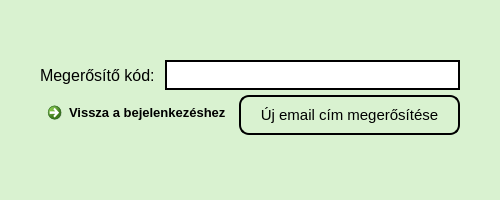
<?xml version="1.0" encoding="UTF-8"?>
<ui version="4.0">
 <class>new_email_form</class>
 <widget class="QWidget" name="new_email_form">
  <property name="geometry">
   <rect>
    <x>0</x>
    <y>0</y>
    <width>500</width>
    <height>200</height>
   </rect>
  </property>
  <property name="minimumSize">
   <size>
    <width>500</width>
    <height>200</height>
   </size>
  </property>
  <property name="maximumSize">
   <size>
    <width>500</width>
    <height>200</height>
   </size>
  </property>
  <property name="palette">
   <palette>
    <active>
     <colorrole role="Button">
      <brush brushstyle="SolidPattern">
       <color alpha="255">
        <red>217</red>
        <green>242</green>
        <blue>208</blue>
       </color>
      </brush>
     </colorrole>
     <colorrole role="Base">
      <brush brushstyle="SolidPattern">
       <color alpha="255">
        <red>255</red>
        <green>255</green>
        <blue>255</blue>
       </color>
      </brush>
     </colorrole>
     <colorrole role="Window">
      <brush brushstyle="SolidPattern">
       <color alpha="255">
        <red>217</red>
        <green>242</green>
        <blue>208</blue>
       </color>
      </brush>
     </colorrole>
    </active>
    <inactive>
     <colorrole role="Button">
      <brush brushstyle="SolidPattern">
       <color alpha="255">
        <red>217</red>
        <green>242</green>
        <blue>208</blue>
       </color>
      </brush>
     </colorrole>
     <colorrole role="Base">
      <brush brushstyle="SolidPattern">
       <color alpha="255">
        <red>255</red>
        <green>255</green>
        <blue>255</blue>
       </color>
      </brush>
     </colorrole>
     <colorrole role="Window">
      <brush brushstyle="SolidPattern">
       <color alpha="255">
        <red>217</red>
        <green>242</green>
        <blue>208</blue>
       </color>
      </brush>
     </colorrole>
    </inactive>
    <disabled>
     <colorrole role="Button">
      <brush brushstyle="SolidPattern">
       <color alpha="255">
        <red>217</red>
        <green>242</green>
        <blue>208</blue>
       </color>
      </brush>
     </colorrole>
     <colorrole role="Base">
      <brush brushstyle="SolidPattern">
       <color alpha="255">
        <red>217</red>
        <green>242</green>
        <blue>208</blue>
       </color>
      </brush>
     </colorrole>
     <colorrole role="Window">
      <brush brushstyle="SolidPattern">
       <color alpha="255">
        <red>217</red>
        <green>242</green>
        <blue>208</blue>
       </color>
      </brush>
     </colorrole>
    </disabled>
   </palette>
  </property>
  <property name="windowTitle">
   <string>Új email cím megerősítése</string>
  </property>
  <layout class="QFormLayout" name="new_email_form_layout">
   <property name="horizontalSpacing">
    <number>10</number>
   </property>
   <property name="verticalSpacing">
    <number>5</number>
   </property>
   <property name="leftMargin">
    <number>40</number>
   </property>
   <property name="topMargin">
    <number>60</number>
   </property>
   <property name="rightMargin">
    <number>40</number>
   </property>
   <property name="bottomMargin">
    <number>60</number>
   </property>
   <item row="0" column="0" colspan="2">
    <widget class="QGroupBox" name="server_address_group_box">
     <property name="sizePolicy">
      <sizepolicy hsizetype="Preferred" vsizetype="Preferred">
       <horstretch>0</horstretch>
       <verstretch>0</verstretch>
      </sizepolicy>
     </property>
     <property name="styleSheet">
      <string notr="true">border:none</string>
     </property>
     <property name="title">
      <string/>
     </property>
     <layout class="QHBoxLayout" name="server_address_horizontal_layout">
      <property name="spacing">
       <number>10</number>
      </property>
      <property name="leftMargin">
       <number>0</number>
      </property>
      <property name="topMargin">
       <number>0</number>
      </property>
      <property name="rightMargin">
       <number>0</number>
      </property>
      <property name="bottomMargin">
       <number>0</number>
      </property>
      <item>
       <widget class="QLabel" name="permission_code_label">
        <property name="font">
         <font>
          <pointsize>12</pointsize>
         </font>
        </property>
        <property name="text">
         <string>Megerősítő kód:</string>
        </property>
       </widget>
      </item>
      <item>
       <widget class="QLineEdit" name="permission_code_line_edit">
        <property name="sizePolicy">
         <sizepolicy hsizetype="Expanding" vsizetype="Preferred">
          <horstretch>0</horstretch>
          <verstretch>0</verstretch>
         </sizepolicy>
        </property>
        <property name="minimumSize">
         <size>
          <width>0</width>
          <height>30</height>
         </size>
        </property>
        <property name="font">
         <font>
          <pointsize>12</pointsize>
         </font>
        </property>
        <property name="styleSheet">
         <string notr="true">border: 2px solid black;</string>
        </property>
        <property name="maxLength">
         <number>50</number>
        </property>
        <property name="placeholderText">
         <string/>
        </property>
       </widget>
      </item>
     </layout>
    </widget>
   </item>
   <item row="1" column="0">
    <widget class="QCommandLinkButton" name="back_to_login_cmd_link_btn">
     <property name="minimumSize">
      <size>
       <width>0</width>
       <height>40</height>
      </size>
     </property>
     <property name="maximumSize">
      <size>
       <width>16777215</width>
       <height>16777215</height>
      </size>
     </property>
     <property name="font">
      <font>
       <family>Segoe UI</family>
       <pointsize>10</pointsize>
      </font>
     </property>
     <property name="cursor">
      <cursorShape>PointingHandCursor</cursorShape>
     </property>
     <property name="layoutDirection">
      <enum>Qt::RightToLeft</enum>
     </property>
     <property name="text">
      <string>Vissza a bejelenkezéshez</string>
     </property>
    </widget>
   </item>
   <item row="1" column="1">
    <widget class="QPushButton" name="new_email_btn">
     <property name="sizePolicy">
      <sizepolicy hsizetype="Preferred" vsizetype="Preferred">
       <horstretch>0</horstretch>
       <verstretch>0</verstretch>
      </sizepolicy>
     </property>
     <property name="minimumSize">
      <size>
       <width>0</width>
       <height>40</height>
      </size>
     </property>
     <property name="font">
      <font>
       <pointsize>11</pointsize>
      </font>
     </property>
     <property name="cursor">
      <cursorShape>PointingHandCursor</cursorShape>
     </property>
     <property name="styleSheet">
      <string notr="true">background-color: #D9F2D0; border: 2px solid black; border-radius:10; padding-left:20px;padding-right:20px</string>
     </property>
     <property name="text">
      <string>Új email cím megerősítése</string>
     </property>
    </widget>
   </item>
  </layout>
 </widget>
 <resources/>
 <connections/>
</ui>
